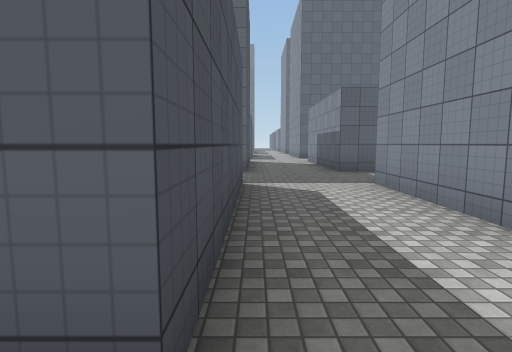
View 1 (above)

23 first-person views from a walk through a Unity game level. The camera is 1.5 m above the floor, tilts 6° down and sees 80° across. The floor is counted in squares, 2 m on a side. Each view is taken from the middle of a square. On the plan, view 1 faces up. The plan holds only what a view shows up to about 10 squares ahead; the rest is blank. The place goes on beyond the plan. The player character is not drawn. Some animated figures are left out. Surface patterns are stand-ins for the level's own textures.

View 2
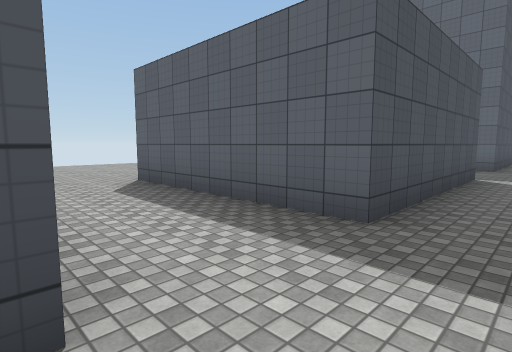

View 3
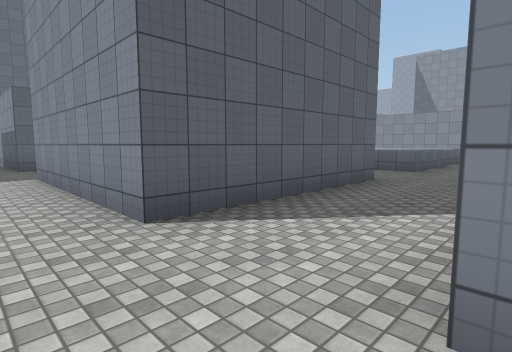

View 4
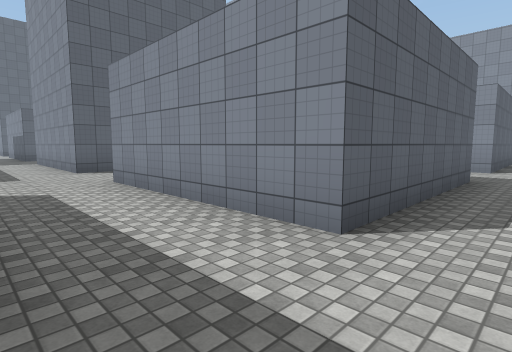

View 5
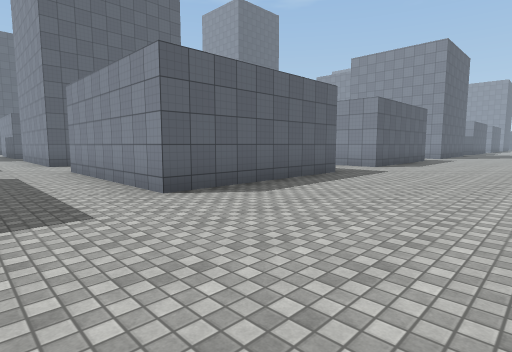

View 6
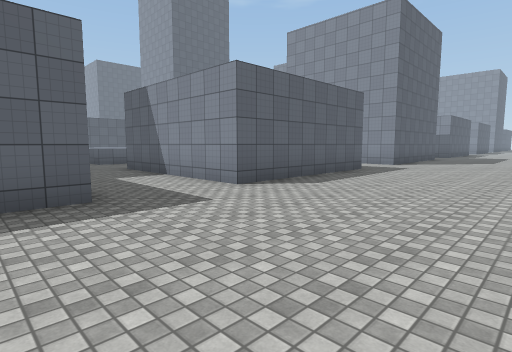

View 7
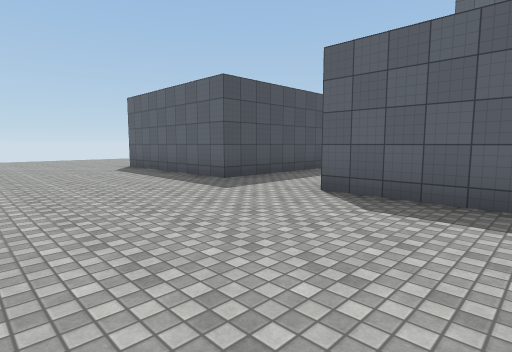

View 8
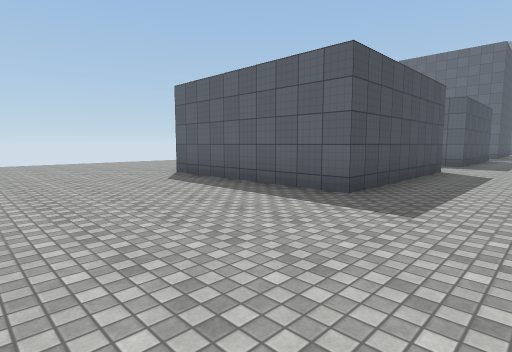

View 9
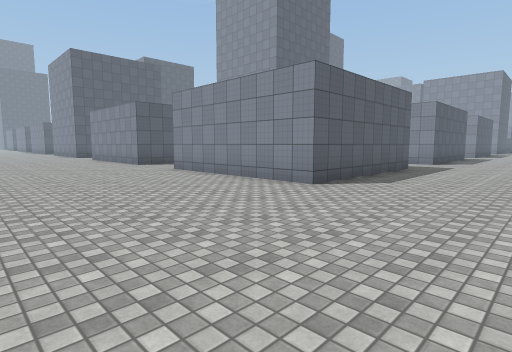

View 10
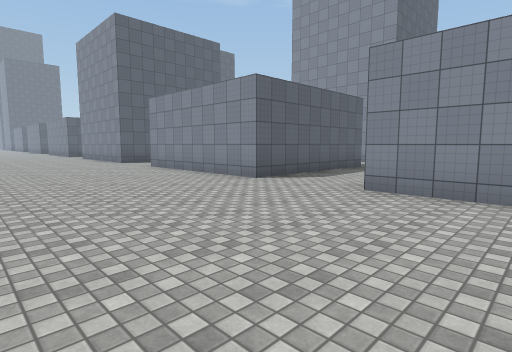

View 11
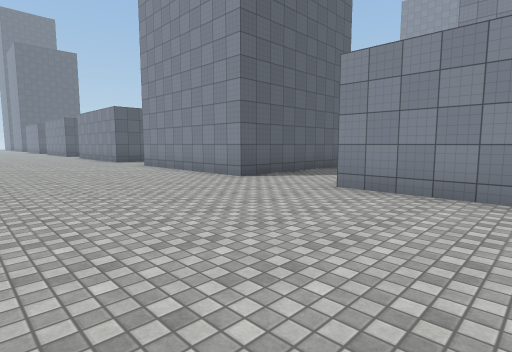

View 12
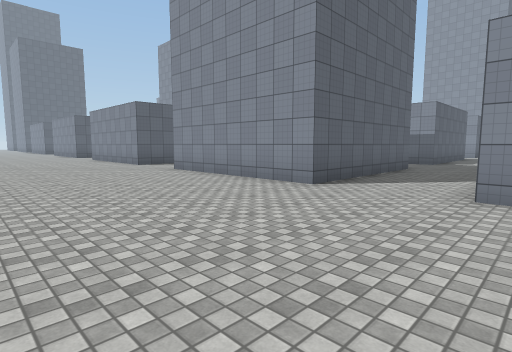

View 13
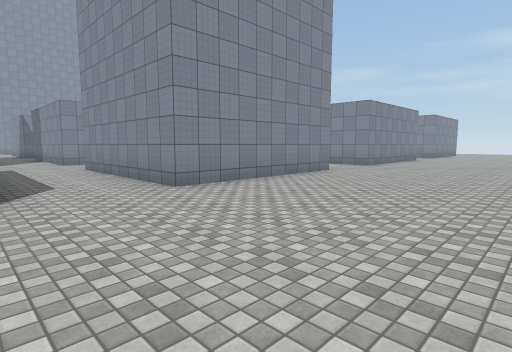

View 14
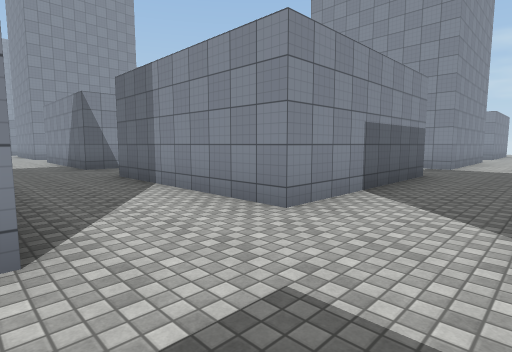

View 15
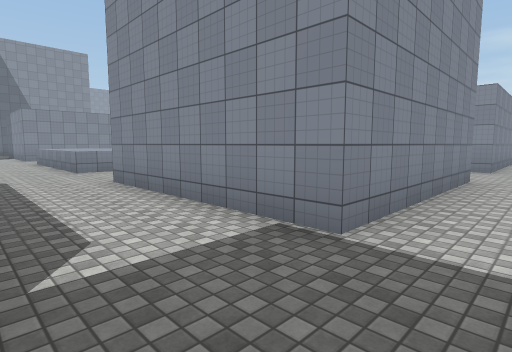

View 16
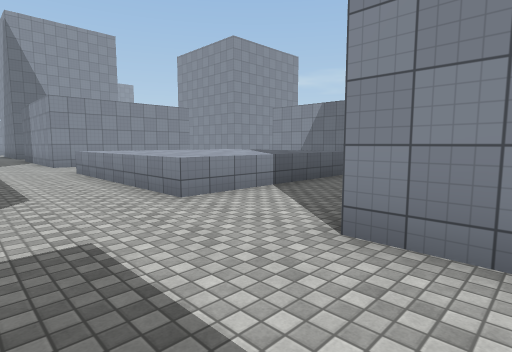

View 17
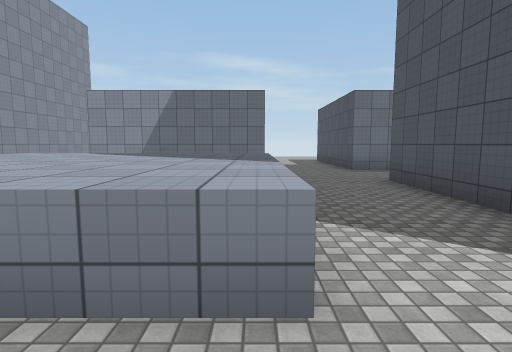

View 18
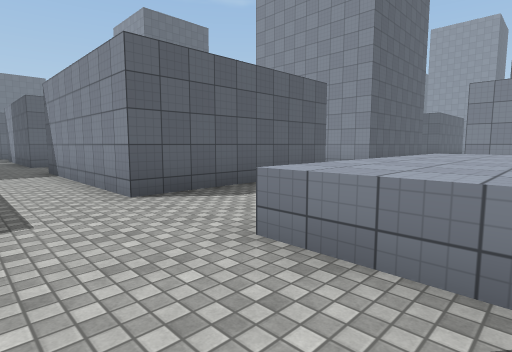

View 19
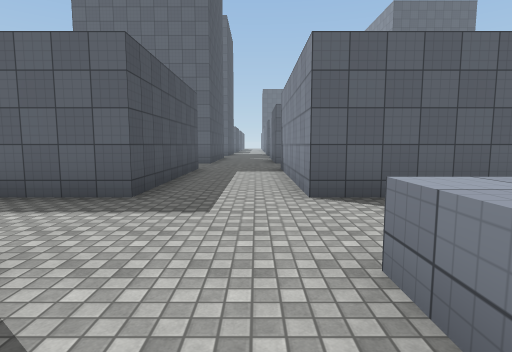

View 20
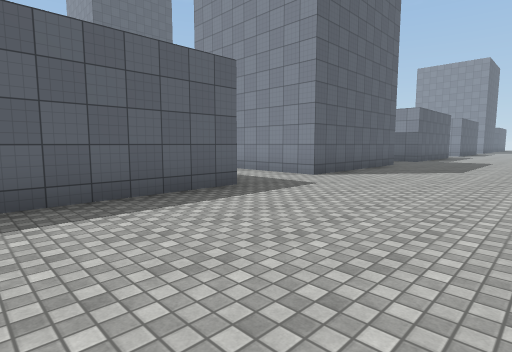

View 21
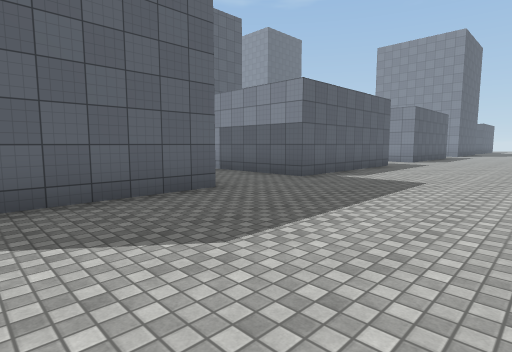

View 22
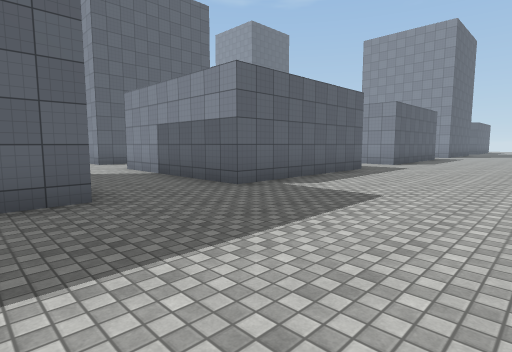

View 23
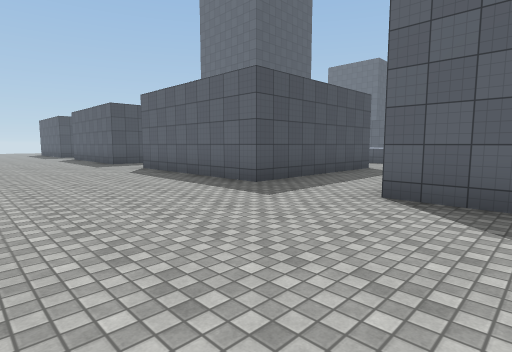

### Floor plan
Key: @ floor where view 1 was taken; # wall or solid block; . floor; ^ raised ledge.
Columns run from 10 left of view 1 to 31 right of it. Each row starts with its distance up from view 1.
 16 .....     ...#     .#
 15 ......................
 14 ......................
 13 .....#####...#####..##
 12 .....#   #...#   #..#
 11 .....#   #...#   #..#
 10 .....#   #...#   #..#
  9 .....#####...#####..#####
  8 .......................
  7 .............................
  6 .............................
  5 .....#   #...#####..^^^^^. .#
  4 .....#   #...#   #..^^^^^
  3 .....#   #...#   #..^^^^^
  2 .....#   #...#   #..^^^^^
  1 .....#####...#####..^^^^^
  0 ..........@............
 -1 .....................             ..
 -2 .....#   #...#  ##..#####.  #     .#
 -3 .....#   #...#   #..#   #.. #    ..#
 -4 .....#   #...#    ..#   #...#    ..#
 -5 .....#   #...#    ..#   #...#    ..#
 -6 .....#####...#####..#####...#####..#####
 -7 ..........................................
 -8 ..........................................
 -9 ..........................................
-10 ..........................................
-11       ................................

Positions as (right, up) in squares from view 1, and headings:
1: (0, 0), facing up
2: (1, -2), facing up-left
3: (1, -2), facing up-right
4: (0, -8), facing up-right
5: (0, -11), facing up-right
6: (6, -11), facing up-right
7: (5, -11), facing up-left
8: (2, -11), facing up-left
9: (-10, -10), facing up-right
10: (-10, -4), facing up-right
11: (-10, 3), facing up-right
12: (-10, 5), facing up-right
13: (-10, 16), facing down-right
14: (0, 16), facing down-right
15: (1, 8), facing down-right
16: (6, 8), facing down-right
17: (10, 7), facing down
18: (8, 4), facing up-right
19: (9, 4), facing up
20: (11, -11), facing up-right
21: (19, -11), facing up-right
22: (21, -11), facing up-right
23: (19, -11), facing up-left
